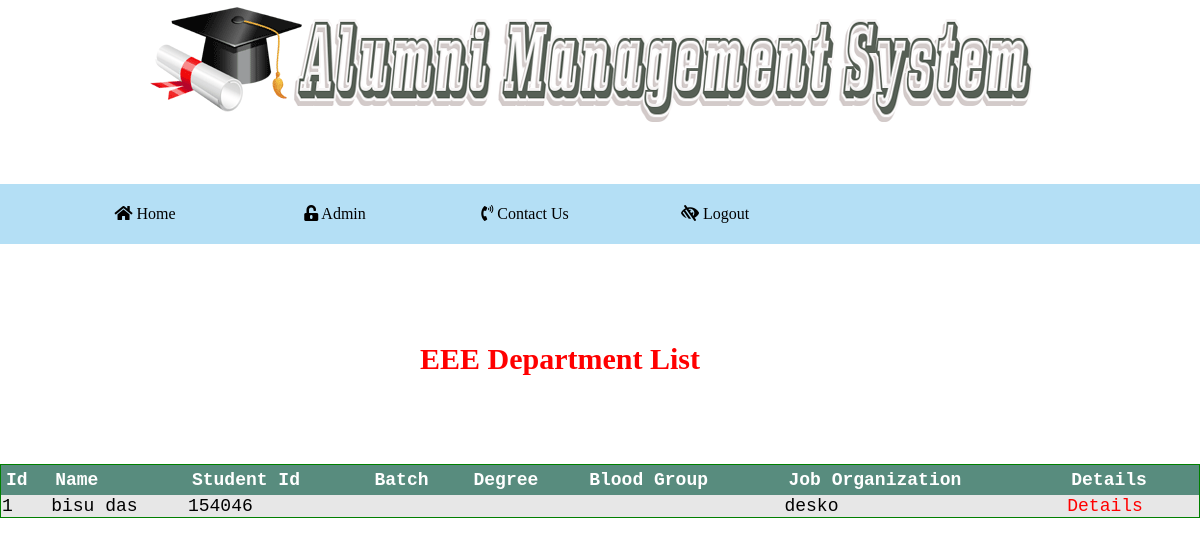
/tabledatashow.php?dep=EEE, run on the app's committed database.
### tables this page shows
CREATE TABLE `home` (
  `id` int(12) NOT NULL,
  `fullname` varchar(20) NOT NULL,
  `name` varchar(25) NOT NULL,
  `email` varchar(80) NOT NULL,
  `password` varchar(80) NOT NULL,
  `student_id` int(20) NOT NULL,
  `number` int(20) NOT NULL,
  `gender` varchar(20) NOT NULL,
  `department` varchar(25) NOT NULL,
  `degree` varchar(25) NOT NULL,
  `passing_year` int(10) NOT NULL,
  `address` varchar(200) NOT NULL,
  `birth` varchar(20) NOT NULL,
  `orgination` varchar(100) NOT NULL,
  `designation` varchar(100) NOT NULL,
  `location` varchar(100) NOT NULL,
  `paddress` varchar(300) NOT NULL,
  `blood` varchar(5) NOT NULL,
  `batch` varchar(10) NOT NULL
);

### tabledatabase.php (the view, shortened to what this page needs)
<?php
 include 'database.php';
 $no="";
 $departname=$_GET['dep'];
			  ?>
		    <?php
    if($departname=="EEE"){
		  $q="SELECT  *FROM home  WHERE department IN ('EEE') ORDER BY student_id ASC ";
			$result=mysqli_query($conn, $q);
			if(mysqli_num_rows($result)>0){
			 while($row = mysqli_fetch_array($result)){
               $no++;
			  ?>
			  <tr>
			       <td><?php echo $no; ?></td>
			       <td><?php echo $row["name"]; ?></td>
			       <td><?php echo $row["student_id"]; ?></td>
				   <td><?php echo $row["batch"]; ?></td>
				   <td><?php echo $row["degree"]; ?></td>
				   <td><?php echo $row["blood"]; ?></td>
				   <td><?php echo $row["orgination"]; ?></td>
				   <td ><a class="link" href="data.php? id=<?php echo $row['student_id']?> ">Details</a></td>
			  </tr>
		    <?php
			   }
			}
         }
			  ?>

### search3.css (style rules this page uses)
tr:nth-child(even) { background:#e7e7e7; }
.link { color: red; text-decoration: none; }

### background.css (style rules this page uses)
body { margin: 0; padding:0; }

### coolbutton.css (style rules this page uses)
body { margin:0; padding:0; }

### data on the page
home: name "bisu das", student "154046", orgination "desko"

### other printed values
$_GET['dep'] "EEE"
